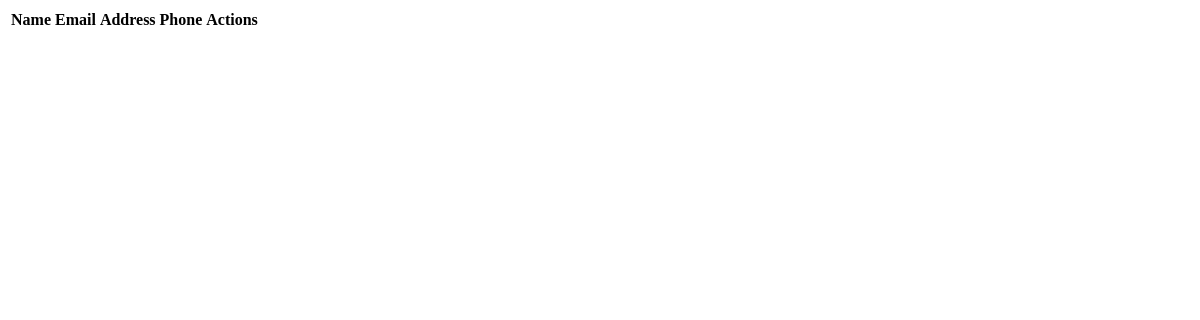
The app's page /btc-address/ (signed in), older data.
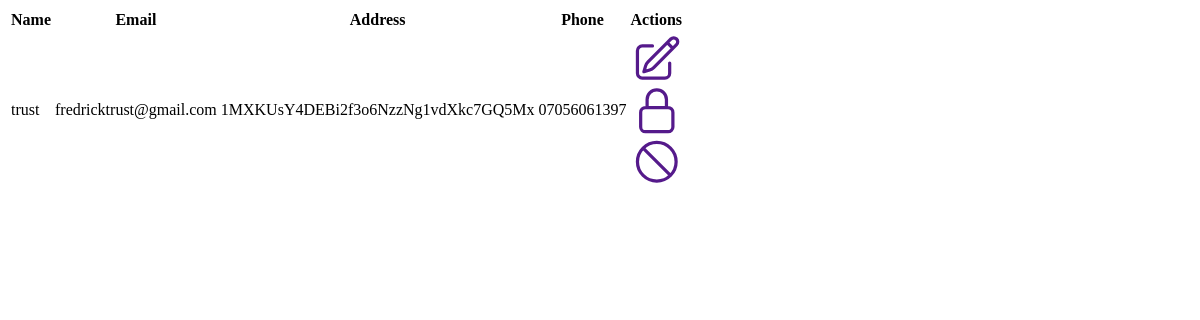
The same page, newer data.
### frontend/models.py (models this page shows, shortened)
class B_users(models.Model):
    fullName = models.CharField(max_length=100)
    email = models.EmailField()
    Btc_address = models.CharField(max_length=38, blank=True, null=True)
    phone_number = models.CharField(max_length=20)
    public_key = models.CharField(max_length=500, blank=True, null=True)
    private_key = models.CharField(max_length=500, blank=True, null=True)

### frontend/views.py (the view)
# urls.py: path('btc-address/', BitcoinAddressView.as_view(), name="btc-address"),
class BitcoinAddressView(LoginRequiredMixin, View):
    template_name = "frontend/btc_address.html"
    login_url = "login"
    def get(self, request, *args, **kwargs):
        context = {
            "btc_details": B_users.objects.all()
        }
        return render(request, self.template_name, context)

### frontend/templates/frontend/btc_address.html (shortened to what this page needs)
<table class="w-full whitespace-nowrap">
    <thead class="bg-black/60">
        <th class="text-left py-3 px-2 rounded-l-lg">Name</th>
        <th class="text-left py-3 px-2">Email</th>
        <th class="text-left py-3 px-2">Address</th>
        <th class="text-left py-3 px-2">Phone</th>
        <th class="text-left py-3 px-2 rounded-r-lg">Actions</th>
    </thead>
    {% for btc_detail in btc_details %}
    <tr class="border-b border-gray-700">
        <td class="py-3 px-2 font-semibold text-sm>
            <div class="inline-flex space-x-3 items-center">
                <span>{{ btc_detail.fullName }}</span>
        </td>
        <td class="py-3 px-2">{{ btc_detail.email }}</td>
        <td class="py-3 px-2">{{ btc_detail.Btc_address }}</td>
        <td class="py-3 px-2">{{ btc_detail.phone_number }}</td>
        <td class="py-3 px-2">
            <div class="inline-flex items-center space-x-3">
                <a href="" title="Edit" class="hover:text-white">
                  </a>
                <a href="" title="Edit password" class="hover:text-white">
                  </a>
                <a href="" title="Suspend user" class="hover:text-white"><svg xmlns="http://www.w3.org/2000/svg" fill="none" viewBox="0 0 24 24" stroke-width="1.5" stroke="currentColor" class="w-5 h-5">
                    <path stroke-linecap="round" stroke-linejoin="round" d="M18.364 18.364A9 9 0 005.636 5.636m12.728 12.728A9 9 0 015.636 5.636m12.728 12.728L5.636 5.636" />
                  </svg>
                  </a>
            </div>
        </td>
    </tr>
   {% endfor %}
</table>

Row changes from the older to the newer data that the page shows:
added B_users: fullName "trust", email "fredricktrust@gmail.com", Btc_address "1MXKUsY4DEBi2f3o6NzzNg1vdXkc7GQ5Mx", phone_number "07056061397"
